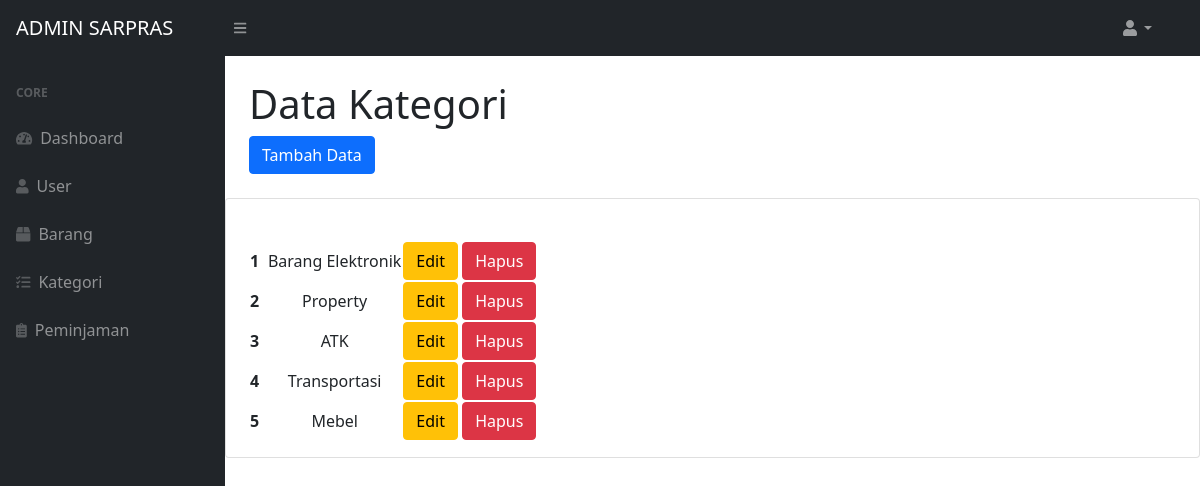
Page /index.php/kategori on the committed database.
### tables this page shows
CREATE TABLE `tb_kategori` (
  `id_kategori` int(20) NOT NULL,
  `nama_kategori` varchar(30) NOT NULL
);

### application/controllers/Kategori.php (called while the page is built, shortened)
<?php
class Kategori extends CI_Controller {
    function __construct(){
        $this->load->model('M_Kategori', 'kategori');
    }
	public function index()
	{
        $data = array(
            'title' => 'List Kategori',
            'content' => 'kategori/vkategori',
            'data'=>  $this->kategori->get_data()
        );
        $this->load->view('template/view', $data);
	}
}
?>

### index.php (called while the page is built, shortened)
<?php
require_once BASEPATH.'core/CodeIgniter.php';

### application/models/M_Kategori.php (called while the page is built, shortened)
<?php
    class M_kategori extends CI_Model {
        function get_data($table='tb_kategori')
        {
            $query = $this->db->get($table);
            return $query->result();
        }
    }
?>

### application/views/kategori/vkategori.php (the view, shortened to what this page needs)
<!DOCTYPE html>
<html lang="en">
<head>
    <link href="https://cdn.jsdelivr.net/npm/bootstrap@5.0.0-beta3/dist/css/bootstrap.min.css" rel="stylesheet">
</head>
<body>
    <div id="layoutSidenav_content">
        <main>
            <div class="container-fluid px-4">
                <h1 class="mt-4">Data Kategori</h1>
                    <ol class="breadcrumb mb-4">
                    <a href="kategori/add" class="btn btn-primary">Tambah Data</a>
                    </ol>
            </div>
            <div class="card mb-4">
            <div class="card-body">
                <table id="datatablesSimple">
                    <thead class="table-dark ">
                        <tr >
                            <th class="text-center">No</th>
                            <th class="text-center">Nama Kategori</th>
                            <th class="text-center">Aksi</th>
                        </tr>
                    </thead>
                <tbody>
                    <?php $no= 0; foreach ($data as $key): ?>
                    <tr class="text-center">
                        <th scope="row" class="text-center" ><?= ++$no ?></th>
                        <td><?= $key->nama_kategori?></td>
                        <td>
                        <a href="kategori/edit/<?= $key->id_kategori ?>" class="btn btn-warning">Edit</a>
                        <a href="kategori/delete/<?= $key->id_kategori ?>" class="btn btn-danger">Hapus</a>
                        </td>
                    </tr>
                    <?php endforeach ?>
                </tbody>
                </table>
        </main>
    </div>
</body>
</html>

### rows in the picture
tb_kategori: nama_kategori "Barang Elektronik"
tb_kategori: nama_kategori "Property"
tb_kategori: nama_kategori "ATK"
tb_kategori: nama_kategori "Transportasi"
tb_kategori: nama_kategori "Mebel"
